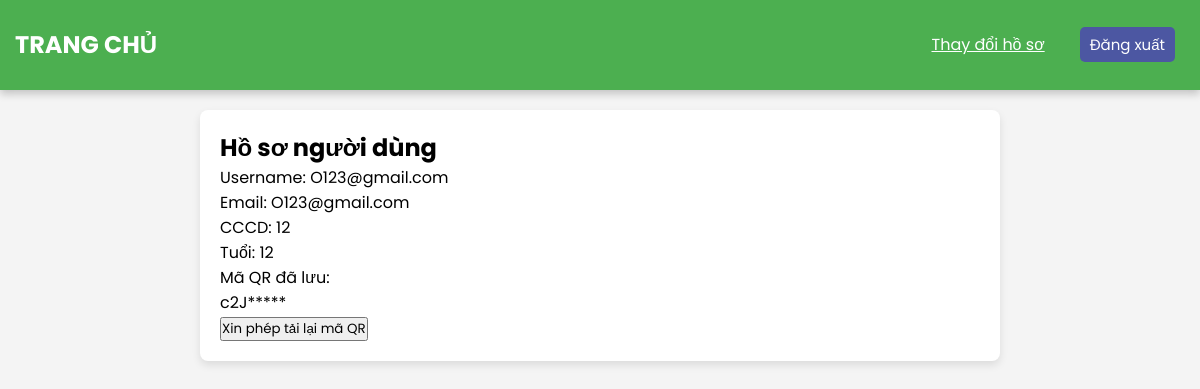
/home.php (signed in), run on the app's committed database.
### tables this page shows
CREATE TABLE `users` (
  `Id` int(11) NOT NULL,
  `Username` varchar(200) DEFAULT NULL,
  `Email` varchar(200) DEFAULT NULL,
  `CCCD` int(11) DEFAULT NULL,
  `Age` int(11) DEFAULT NULL,
  `Password` varchar(200) DEFAULT NULL,
  `otp` varchar(255) DEFAULT NULL,
  `Req` tinyint(1) NOT NULL DEFAULT 0
);

### home.php (the view, shortened to what this page needs)
<?php
include("php/config.php");
$res_Uname = '';
$res_Email = '';
$res_Age = '';
$res_cccd = '';
$req_status = 0;
$id = $_SESSION['id'];
$query = mysqli_query($con, "SELECT * FROM users WHERE Id = $id");
if ($query) {
    while ($result = mysqli_fetch_assoc($query)) {
        $res_Uname = $result['Username'];
        $res_Email = $result['Email'];
        $res_Age = $result['Age'];
        $res_cccd = $result['CCCD'];
        $res_otp = $result['otp'];
        $req_status = $result['Req'];
    }
}
?>
<!DOCTYPE html>
<html lang="vi">
<head>
    <link rel="stylesheet" href="style/style.css">
    <link rel="stylesheet" href="style/style5.css">
</head>
<body>
    <div class="nav">
        <div class="logo">
            <p><a href="trangchu.php" style="color: white; text-decoration: none;">TRANG CHỦ</a></p>
        </div>
        <div class="right-links">
            <?php
            $query = mysqli_query($con, "SELECT * FROM users WHERE Id = $id");
            while ($result = mysqli_fetch_assoc($query)) {
                $res_id = $result['Id'];
                echo "<a href='edit.php?Id=$res_id' style='color: white; margin-right: 15px;'>Thay đổi hồ sơ</a>";
            }
            ?>
            <a href="php/logout.php"> <button class="btn">Đăng xuất</button> </a>
        </div>
    </div>
    <div class="main-box">
        <h2>Hồ sơ người dùng</h2>
        <div>
            <label>Username: </label><?php echo htmlspecialchars($res_Uname); ?><br>
            <label>Email: </label><?php echo htmlspecialchars($res_Email); ?><br>
            <label>CCCD: </label><?php echo htmlspecialchars($res_cccd); ?><br>
            <label>Tuổi: </label><?php echo htmlspecialchars($res_Age); ?><br>
        </div>
        <form method="POST" enctype="multipart/form-data">
            <div>
                <?php if (empty($res_otp)) : ?>
                    <label>Tải lên mã QR:</label>
                    <input type="file" name="qr_code" required>
                    <button type="submit" name="scan">Quét</button>
                <?php else: ?>
                    <label>Mã QR đã lưu:</label>
                    <p><?php echo htmlspecialchars(substr($res_otp, 0, 3)) . '*****'; ?></p>
                    <?php if ($req_status == 0) : ?>
                        <button type="submit" name="request">Xin phép tải lại mã QR</button>
                    <?php else: ?>
                        <p>Yêu cầu đã được gửi, vui lòng chờ được phê duyệt</p>
                    <?php endif; ?>
                <?php endif; ?>
            </div>
        </form>
    </div>
</body>
</html>

### style/style.css (style rules this page uses)
* { padding: 0; margin: 0; box-sizing: border-box; font-family: 'Poppins',sans-serif; }
body { background: #e4e9f7; }
.btn { height: 35px; background: rgba(76,68,182,0.808); border: 0; border-radius: 5px; color: #fff; font-size: 15px; cursor: pointer; transition: all .3s; margin-top: 10px; padding: 0px 10px; }
.nav { background: #fff; display: flex; flex-direction: row; justify-content: space-around; line-height: 60px; z-index: 100; }
.logo { font-size: 25px; font-weight: 900; }
.logo a { text-decoration: none; color: #000; }
.right-links a { padding: 0 10px; }
.main-box { display: flex; flex-direction: column; width: 70%; }

### style/style5.css (style rules this page uses)
body { font-family: Arial, sans-serif; background-color: #f4f4f4; transition: background-color 0.5s; }
.nav { background-color: #4CAF50; color: white; padding: 15px; display: flex; justify-content: space-between; align-items: center; box-shadow: 0 4px 8px rgba(0, 0, 0, 0.2); animation: slideDown 0.5s; }
.logo { font-size: 24px; font-weight: bold; animation: fadeIn 1s; }
.right-links { display: flex; align-items: center; }
.main-box { max-width: 800px; margin: 20px auto; background: white; border-radius: 8px; padding: 20px; box-shadow: 0 4px 8px rgba(0, 0, 0, 0.1); animation: zoomIn 0.5s; }

### data on the page
users: Username "O123@gmail.com", Email "O123@gmail.com", CCCD "12", Age "12", otp "c2J"
